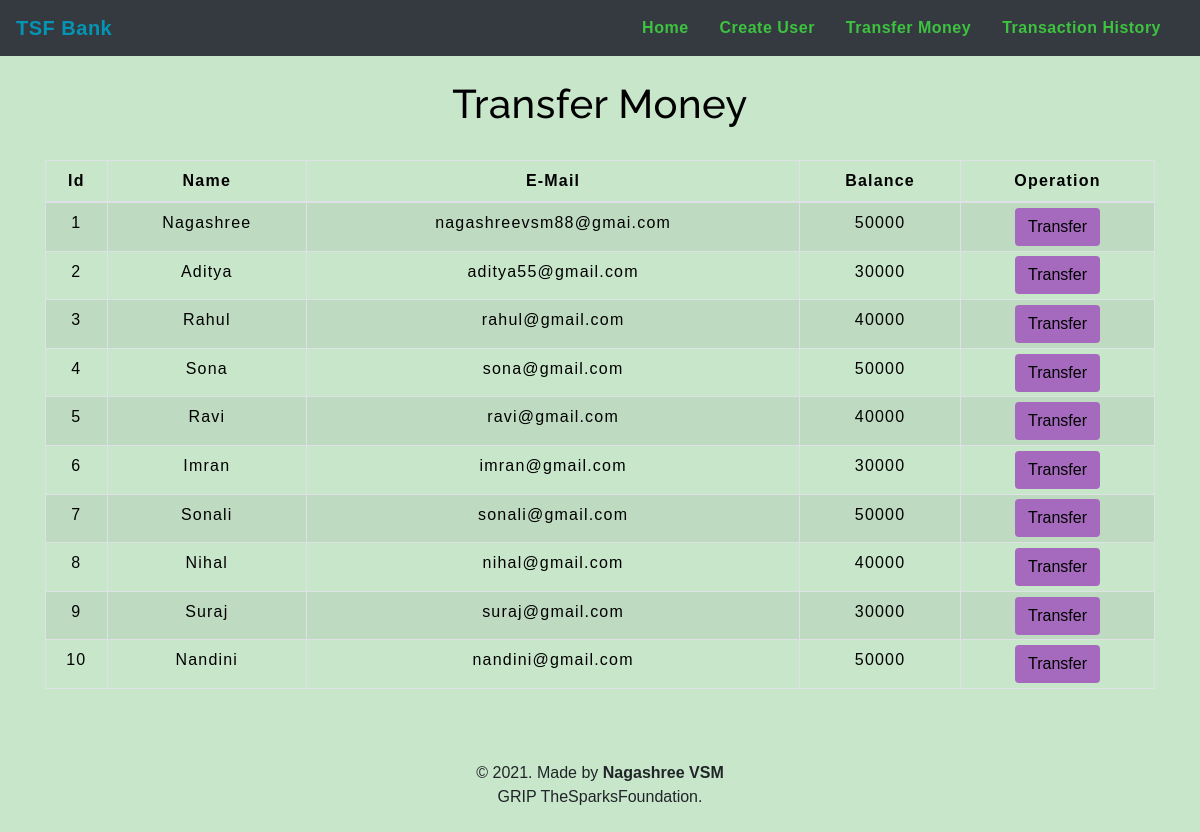
The app's page /transfermoney.php with its own data.
### tables this page shows
CREATE TABLE `users` (
    `id` int(3) NOT NULL,
    `name` text NOT NULL,
    `email` varchar(30) NOT NULL,
    `balance` int(8) NOT NULL
);

### transfermoney.php (the view, shortened to what this page needs)
<!DOCTYPE html>
<html lang="en">
<head>
    <link rel="stylesheet" href="https://maxcdn.bootstrapcdn.com/bootstrap/4.0.0/css/bootstrap.min.css">
    <link rel="stylesheet" type="text/css" href="css/table.css">
    <link rel="stylesheet" type="text/css" href="css/navbar.css">
</head>
<body style="background-color :rgba(76, 175, 80, 0.3);">
    <?php
    include 'config.php';
    $sql = "SELECT * FROM users";
    $result = mysqli_query($conn, $sql);
    ?>
    <?php
    include 'navbar.php';
    ?>
    <div class="container">
        <h2 class="text-center pt-4" style="color : black;">Transfer Money</h2>
        <br>
        <div class="row">
            <div class="col">
                <div class="table-responsive-sm">
                    <table class="table table-hover table-sm table-striped table-condensed table-bordered" style="border-color:black;">
                        <thead style="color : black;">
                            <tr>
                                <th scope="col" class="text-center py-2">Id</th>
                                <th scope="col" class="text-center py-2">Name</th>
                                <th scope="col" class="text-center py-2">E-Mail</th>
                                <th scope="col" class="text-center py-2">Balance</th>
                                <th scope="col" class="text-center py-2">Operation</th>
                            </tr>
                        </thead>
                        <tbody>
                            <?php
                            while ($rows = mysqli_fetch_assoc($result)) {
                            ?>
                                <tr style="color : black;">
                                    <td class="py-2"><?php echo $rows['id'] ?></td>
                                    <td class="py-2"><?php echo $rows['name'] ?></td>
                                    <td class="py-2"><?php echo $rows['email'] ?></td>
                                    <td class="py-2"><?php echo $rows['balance'] ?></td>
                                    <td><a href="selecteduserdetail.php?id= <?php echo $rows['id']; ?>"> <button type="button" class="btn" style="background-color : #A569BD;">Transfer</button></a></td>
                                </tr>
                            <?php
                            }
                            ?>
                        </tbody>
                    </table>
                </div>
            </div>
        </div>
    </div>
    <footer class="text-center mt-5 py-2">
        <p>&copy 2021. Made by <b>Nagashree VSM</b><br>GRIP TheSparksFoundation.</p>
    </footer>
</body>
</html>

### navbar.php (shortened to what this page needs)
<nav class="navbar navbar-expand-md navbar-light bg-dark">
    <a href="index.php" class="navbar-brand" style="color: #0495B4;"><b>TSF Bank</b></a>
    <div class="collapse navbar-collapse" id="collapsibleNavbar">
        <ul class="navbar-nav ml-auto">
            <li class="nav-item">
                <a href="index.php" class="nav-link" style="color: #3DC33F ;"><b>Home</b></a>
            </li>
            <li class="nav-item">
                <a href="createuser.php" class="nav-link" style="color: #3DC33F ;"><b>Create User</b></a>
            </li>
            <li class="nav-item">
                <a href="transfermoney.php" class="nav-link" style="color: #3DC33F ;"><b>Transfer Money</b></a>
            </li>
            <li class="nav-item">
                <a href="transactionhistory.php" class="nav-link" style="color: #3DC33F ;"><b>Transaction History</b></a>
            </li>
        </ul>
    </div>
</nav>

### table.css (style rules this page uses)
* { padding: 0; margin: 0; box-sizing: border-box; font-family: sans-serif; }
h2 { font-size: 40px; }
table { letter-spacing: 1.2px; }
td { text-align: center; }
button { border:none; background: #eb6f6f; transition: 1s; }

### navbar.css (style rules this page uses)
.nav-link { margin-right: 15px; color:#639ce7; letter-spacing: 0.5px; transition: 0.5s; }
.navbar-brand { color: #990000; letter-spacing: 0.5px; }
h2 { color: #990000; letter-spacing: 0.5px; font-family: raleway; }

### transfermoney.php (style rules this page uses)
button { transition: 1.5s; }

### records on screen
users: id "1", name "Nagashree", email "nagashreevsm88@gmai.com", balance "50000"
users: id "2", name "Aditya", email "aditya55@gmail.com", balance "30000"
users: id "3", name "Rahul", email "rahul@gmail.com", balance "40000"
users: id "4", name "Sona", email "sona@gmail.com", balance "50000"
users: id "5", name "Ravi", email "ravi@gmail.com", balance "40000"
users: id "6", name "Imran", email "imran@gmail.com", balance "30000"
users: id "7", name "Sonali", email "sonali@gmail.com", balance "50000"
users: id "8", name "Nihal", email "nihal@gmail.com", balance "40000"
users: id "9", name "Suraj", email "suraj@gmail.com", balance "30000"
users: id "10", name "Nandini", email "nandini@gmail.com", balance "50000"
